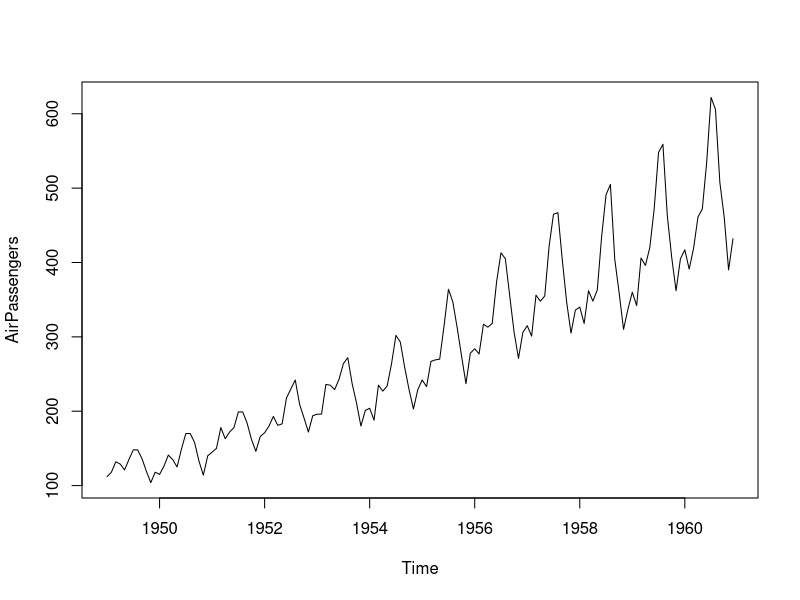
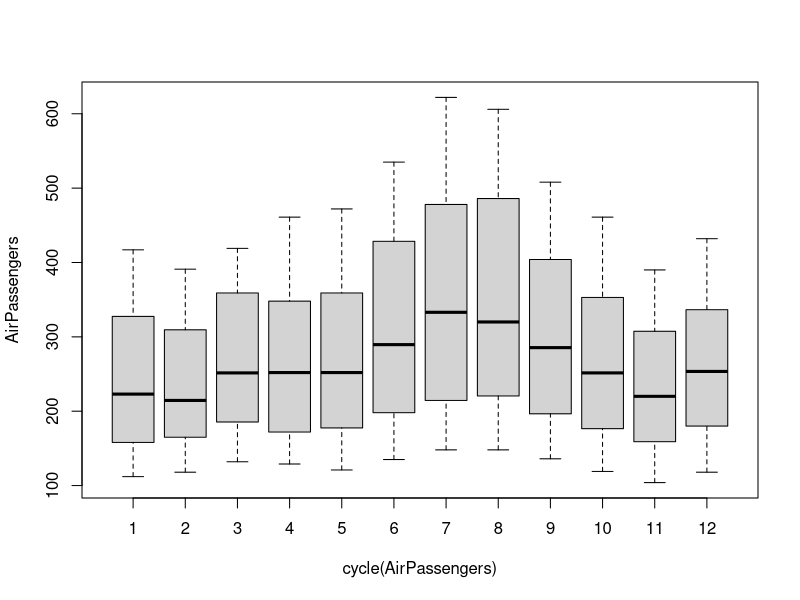

R code for these plots, in order:
data(AirPassengers)
class(AirPassengers) #This tells you that the data series is in a time series format
start(AirPassengers)
end(AirPassengers) #This is the end of the time series
frequency(AirPassengers)  #The cycle of this time series is 12months in a year
summary(AirPassengers) # metrics of passengers min, max, mean, 1st and third quartiels
plot(AirPassengers)
cycle(AirPassengers) #This will print the cycle across years.
boxplot(AirPassengers~cycle(AirPassengers))

